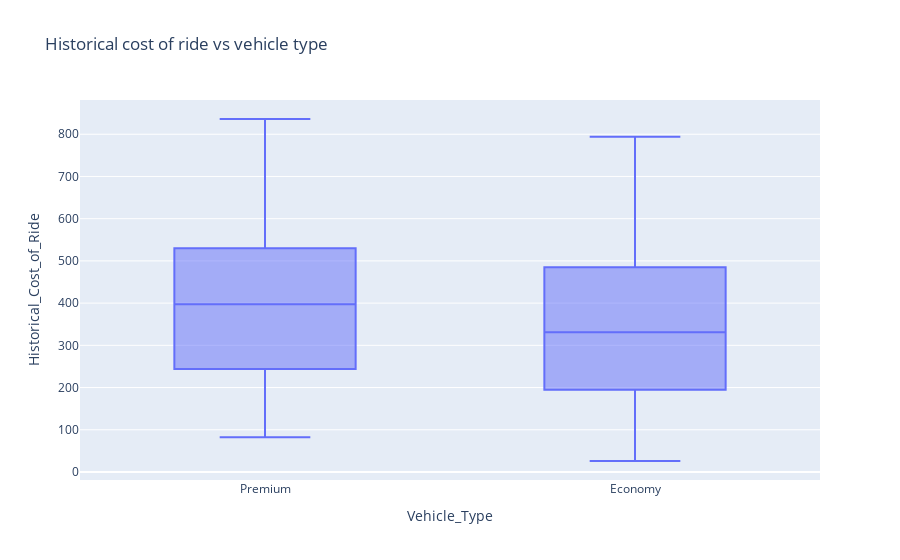

The cell this chart's notebook holds for it:
### Code cell
fig=px.box(data,x='Vehicle_Type',y='Historical_Cost_of_Ride',title='Historical cost of ride vs vehicle type'
          )
fig.show()

### Figure 1 — Plotly figure (JSON) as saved in the notebook; plotly's stock layout.template omitted (floating-point values rounded to 4 significant figures; data arrays with more than 128 entries replaced by an {"elided": "..."} marker saying what was removed)
{"data": [{"alignmentgroup": "True", "hovertemplate": "Vehicle_Type=%{x}<br>Historical_Cost_of_Ride=%{y}<extra></extra>", "legendgroup": "", "marker": {"color": "#636efa"}, "name": "", "notched": false, "offsetgroup": "", "orientation": "v", "showlegend": false, "type": "box", "x": {"elided": "1000 str values"}, "x0": " ", "xaxis": "x", "y": {"elided": "1000 float values"}, "y0": " ", "yaxis": "y"}], "layout": {"boxmode": "group", "legend": {"tracegroupgap": 0}, "title": {"text": "Historical cost of ride vs vehicle type"}, "xaxis": {"anchor": "y", "domain": [0, 1], "title": {"text": "Vehicle_Type"}}, "yaxis": {"anchor": "x", "domain": [0, 1], "title": {"text": "Historical_Cost_of_Ride"}}}}
